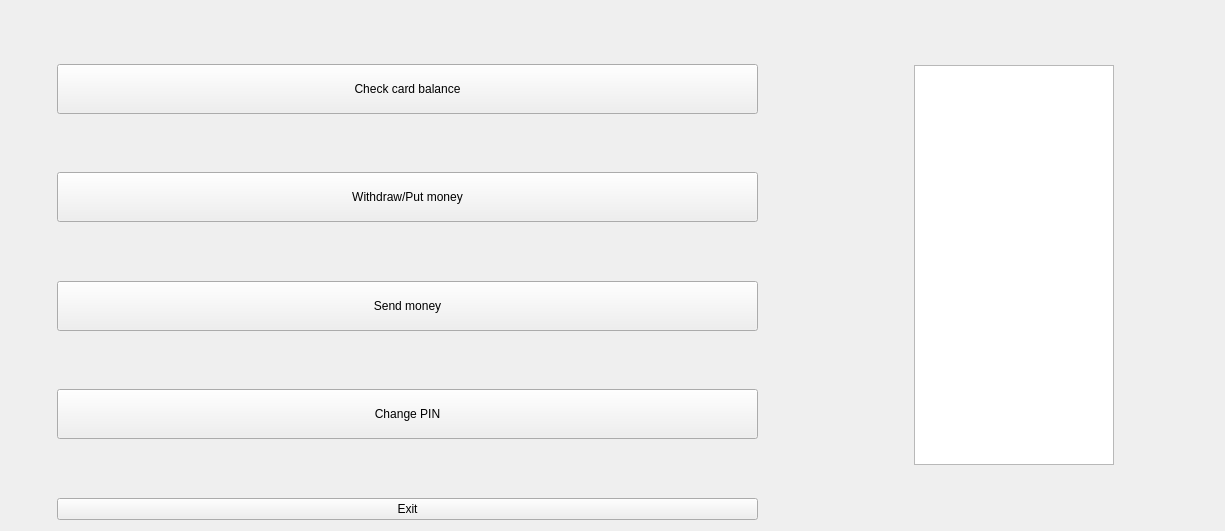
<?xml version="1.0" encoding="UTF-8"?>
<ui version="4.0">
 <class>MainOptionsWidget</class>
 <widget class="QWidget" name="MainOptionsWidget">
  <property name="geometry">
   <rect>
    <x>0</x>
    <y>0</y>
    <width>1225</width>
    <height>531</height>
   </rect>
  </property>
  <property name="windowTitle">
   <string>Form</string>
  </property>
  <layout class="QHBoxLayout" name="horizontalLayout">
   <item>
    <layout class="QFormLayout" name="formLayout">
     <item row="0" column="1">
      <spacer name="verticalSpacer_7">
       <property name="orientation">
        <enum>Qt::Vertical</enum>
       </property>
       <property name="sizeHint" stdset="0">
        <size>
         <width>20</width>
         <height>5</height>
        </size>
       </property>
      </spacer>
     </item>
     <item row="1" column="0">
      <layout class="QFormLayout" name="formLayout_2"/>
     </item>
     <item row="1" column="1">
      <widget class="QPushButton" name="checkBalanceButton">
       <property name="minimumSize">
        <size>
         <width>0</width>
         <height>50</height>
        </size>
       </property>
       <property name="text">
        <string>Check card balance</string>
       </property>
      </widget>
     </item>
     <item row="2" column="0">
      <spacer name="horizontalSpacer_3">
       <property name="orientation">
        <enum>Qt::Horizontal</enum>
       </property>
       <property name="sizeHint" stdset="0">
        <size>
         <width>40</width>
         <height>20</height>
        </size>
       </property>
      </spacer>
     </item>
     <item row="2" column="1">
      <spacer name="verticalSpacer_3">
       <property name="orientation">
        <enum>Qt::Vertical</enum>
       </property>
       <property name="sizeHint" stdset="0">
        <size>
         <width>20</width>
         <height>40</height>
        </size>
       </property>
      </spacer>
     </item>
     <item row="3" column="1">
      <widget class="QPushButton" name="withdrawPutButton">
       <property name="minimumSize">
        <size>
         <width>0</width>
         <height>50</height>
        </size>
       </property>
       <property name="text">
        <string>Withdraw/Put money</string>
       </property>
      </widget>
     </item>
     <item row="4" column="1">
      <spacer name="verticalSpacer_2">
       <property name="orientation">
        <enum>Qt::Vertical</enum>
       </property>
       <property name="sizeHint" stdset="0">
        <size>
         <width>20</width>
         <height>40</height>
        </size>
       </property>
      </spacer>
     </item>
     <item row="5" column="1">
      <widget class="QPushButton" name="sendMoneyButton">
       <property name="minimumSize">
        <size>
         <width>0</width>
         <height>50</height>
        </size>
       </property>
       <property name="text">
        <string>Send money</string>
       </property>
      </widget>
     </item>
     <item row="6" column="1">
      <spacer name="verticalSpacer_5">
       <property name="orientation">
        <enum>Qt::Vertical</enum>
       </property>
       <property name="sizeHint" stdset="0">
        <size>
         <width>20</width>
         <height>40</height>
        </size>
       </property>
      </spacer>
     </item>
     <item row="7" column="1">
      <widget class="QPushButton" name="changePinButton">
       <property name="minimumSize">
        <size>
         <width>0</width>
         <height>50</height>
        </size>
       </property>
       <property name="text">
        <string>Change PIN</string>
       </property>
      </widget>
     </item>
     <item row="9" column="1">
      <widget class="QPushButton" name="exitButton">
       <property name="text">
        <string>Exit</string>
       </property>
      </widget>
     </item>
     <item row="8" column="1">
      <spacer name="verticalSpacer">
       <property name="orientation">
        <enum>Qt::Vertical</enum>
       </property>
       <property name="sizeHint" stdset="0">
        <size>
         <width>20</width>
         <height>40</height>
        </size>
       </property>
      </spacer>
     </item>
    </layout>
   </item>
   <item>
    <spacer name="horizontalSpacer">
     <property name="orientation">
      <enum>Qt::Horizontal</enum>
     </property>
     <property name="sizeType">
      <enum>QSizePolicy::Preferred</enum>
     </property>
     <property name="sizeHint" stdset="0">
      <size>
       <width>150</width>
       <height>82</height>
      </size>
     </property>
    </spacer>
   </item>
   <item>
    <widget class="QTextEdit" name="infoField">
     <property name="maximumSize">
      <size>
       <width>200</width>
       <height>400</height>
      </size>
     </property>
    </widget>
   </item>
   <item>
    <spacer name="horizontalSpacer_2">
     <property name="orientation">
      <enum>Qt::Horizontal</enum>
     </property>
     <property name="sizeType">
      <enum>QSizePolicy::Preferred</enum>
     </property>
     <property name="sizeHint" stdset="0">
      <size>
       <width>100</width>
       <height>20</height>
      </size>
     </property>
    </spacer>
   </item>
  </layout>
 </widget>
 <resources/>
 <connections/>
</ui>
